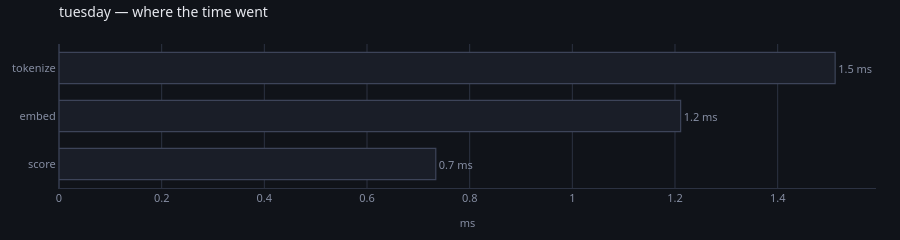

This figure's notebook cell:
### Code cell
spent(store, run="tuesday")

### Figure 1 — Plotly figure (JSON) as saved in the notebook; plotly's stock layout.template omitted (floating-point values rounded to 4 significant figures)
{"data": [{"cliponaxis": false, "customdata": [[40, 0, 0.01835, "here"], [40, 0, 0.03027, "here"], [40, 0, 0.0378, "here"]], "hovertemplate": "<b>%{y}</b><br>%{x:.1f} ms in total<br>%{customdata[0]} runs, %{customdata[1]} read back<br>%{customdata[2]:.2f} ms each<br>%{customdata[3]}<extra></extra>", "marker": {"color": ["#1a1e28", "#1a1e28", "#1a1e28"], "line": {"color": ["#3d4459", "#3d4459", "#3d4459"], "width": 1.2}}, "orientation": "h", "text": ["0.7 ms", "1.2 ms", "1.5 ms"], "textfont": {"color": "#868ea3", "size": 11}, "textposition": "outside", "type": "bar", "x": [0.734, 1.211, 1.512], "y": ["score", "embed", "tokenize"]}], "layout": {"bargap": 0.35, "font": {"color": "#e7e9ef", "family": "system-ui, -apple-system, Segoe UI, Roboto, sans-serif", "size": 12}, "height": 212, "hoverlabel": {"align": "left", "bgcolor": "#1a1e28", "bordercolor": "#2c3242", "font": {"color": "#e7e9ef", "family": "system-ui, -apple-system, Segoe UI, Roboto, sans-serif"}}, "legend": {"bgcolor": "rgba(0,0,0,0)", "font": {"color": "#868ea3"}, "orientation": "h", "x": 1, "xanchor": "right", "y": 1.02, "yanchor": "bottom"}, "margin": {"b": 44, "l": 56, "r": 24, "t": 44}, "paper_bgcolor": "#101319", "plot_bgcolor": "#101319", "showlegend": false, "title": {"font": {"size": 14}, "text": "tuesday — where the time went", "x": 0, "xanchor": "left", "xref": "paper", "y": 0.97, "yanchor": "top"}, "xaxis": {"gridcolor": "#2c3242", "linecolor": "#2c3242", "tickfont": {"color": "#868ea3", "size": 11}, "title": {"font": {"color": "#868ea3", "size": 11}, "text": "ms"}, "zerolinecolor": "#2c3242"}, "yaxis": {"automargin": true, "gridcolor": "#2c3242", "linecolor": "#2c3242", "showgrid": false, "tickfont": {"color": "#868ea3", "size": 11}, "title": {"font": {"color": "#868ea3", "size": 11}}, "zerolinecolor": "#2c3242"}}}
